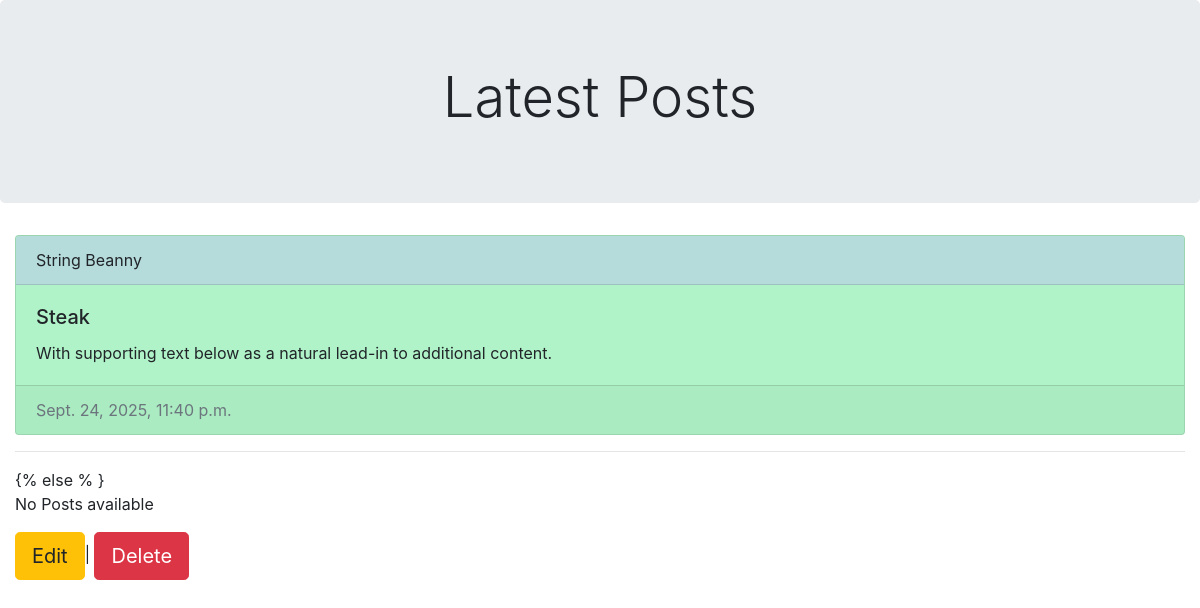
Page /post/6/ on the committed database.
### blog/models.py (models this page shows, shortened)
class Post(models.Model):
    title = models.CharField(max_length=100)
    author = models.CharField(max_length = 50)
    body = models.TextField()
    created_at = models.DateTimeField(default=timezone.now)
    updated_at = models.DateTimeField(auto_now=True)
    replies_from_others = models.TextField(default = "none")
    id = models.AutoField(primary_key=True)

### blog/views.py (the view)
# urls.py: path('post/<int:pk>/',blog_views.post_detail, name='post_detail'),#From Django Girls Tutrial
def post_detail(request, pk):#Django tutorial
    post = get_object_or_404(Post, pk=pk)
    return render(request, 'post_detail.html', {'post':post})

### templates/post_detail.html (shortened to what this page needs)
{% extends "master.html" %}
{% block stuff %}
   <div class="jumbotron text-center">
        <h1 class="display-4">Latest Posts</h1>
    </div>
    <div class="container-fluid">
    {% if post %}
        <div class="card" style="background-color: rgb(176, 243, 200);">
            <div class="card-header" style="background: #b5dbdb;">
                {{ post.author}}
            </div>
            <div class="card-body">
                <h5 class="card-title">{{post.title}}</h5>
                <p class="card-text">With supporting text below as a natural lead-in to additional content.</p>
            </div>
            <div class="card-footer text-muted">
                {{ post.created_at}}
            </div>
        </div>
        <hr>
    {% else % }
        <p>No Posts available</p>
    {% endif %}
        <a href="{% url 'update_post' post.id %}" class="btn btn-warning btn-lg" role="button" aria-pressed="true">Edit</a>|
        <a href="{% url 'delete_post' post.id %}" class="btn btn-danger btn-lg" role="button" aria-pressed="true">Delete</a>
    </div>
    {% endblock %}

### rows in the picture
Post: author "String Beanny", title "Steak", created_at "Sept. 24, 2025, 11:40 p.m."
